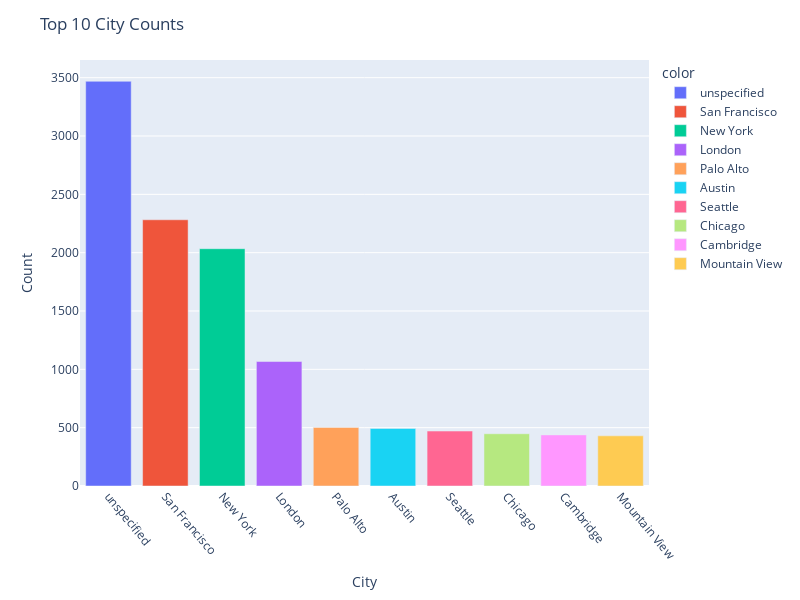

Notebook source saved alongside this figure:
### Markdown cell above
### What are the Top 10 City Code Counts?

### Code cell
# Get the value counts for the "city" column
city_counts = data["city"].value_counts()[:10]

# Create a bar plot using Plotly with different colors
fig = px.bar(x=city_counts.index, y=city_counts.values, color=city_counts.index)

# Set the plot title and axis labels
fig.update_layout(title="Top 10 City Counts", xaxis_title="City", yaxis_title="Count")

# Rotate x-axis labels for better readability
fig.update_xaxes(tickangle=50)

# Increase the figure size
fig.update_layout(width=800, height=600)

# Display the plot
fig.show()

### Figure 1 — Plotly figure (JSON) as saved in the notebook; plotly's stock layout.template omitted (floating-point values rounded to 4 significant figures)
{"data": [{"alignmentgroup": "True", "hovertemplate": "color=unspecified<br>x=%{x}<br>y=%{y}<extra></extra>", "legendgroup": "unspecified", "marker": {"color": "#636efa", "pattern": {"shape": ""}}, "name": "unspecified", "offsetgroup": "unspecified", "orientation": "v", "showlegend": true, "textposition": "auto", "type": "bar", "x": ["unspecified"], "xaxis": "x", "y": [3469], "yaxis": "y"}, {"alignmentgroup": "True", "hovertemplate": "color=San Francisco<br>x=%{x}<br>y=%{y}<extra></extra>", "legendgroup": "San Francisco", "marker": {"color": "#EF553B", "pattern": {"shape": ""}}, "name": "San Francisco", "offsetgroup": "San Francisco", "orientation": "v", "showlegend": true, "textposition": "auto", "type": "bar", "x": ["San Francisco"], "xaxis": "x", "y": [2282], "yaxis": "y"}, {"alignmentgroup": "True", "hovertemplate": "color=New York<br>x=%{x}<br>y=%{y}<extra></extra>", "legendgroup": "New York", "marker": {"color": "#00cc96", "pattern": {"shape": ""}}, "name": "New York", "offsetgroup": "New York", "orientation": "v", "showlegend": true, "textposition": "auto", "type": "bar", "x": ["New York"], "xaxis": "x", "y": [2034], "yaxis": "y"}, {"alignmentgroup": "True", "hovertemplate": "color=London<br>x=%{x}<br>y=%{y}<extra></extra>", "legendgroup": "London", "marker": {"color": "#ab63fa", "pattern": {"shape": ""}}, "name": "London", "offsetgroup": "London", "orientation": "v", "showlegend": true, "textposition": "auto", "type": "bar", "x": ["London"], "xaxis": "x", "y": [1067], "yaxis": "y"}, {"alignmentgroup": "True", "hovertemplate": "color=Palo Alto<br>x=%{x}<br>y=%{y}<extra></extra>", "legendgroup": "Palo Alto", "marker": {"color": "#FFA15A", "pattern": {"shape": ""}}, "name": "Palo Alto", "offsetgroup": "Palo Alto", "orientation": "v", "showlegend": true, "textposition": "auto", "type": "bar", "x": ["Palo Alto"], "xaxis": "x", "y": [502], "yaxis": "y"}, {"alignmentgroup": "True", "hovertemplate": "color=Austin<br>x=%{x}<br>y=%{y}<extra></extra>", "legendgroup": "Austin", "marker": {"color": "#19d3f3", "pattern": {"shape": ""}}, "name": "Austin", "offsetgroup": "Austin", "orientation": "v", "showlegend": true, "textposition": "auto", "type": "bar", "x": ["Austin"], "xaxis": "x", "y": [493], "yaxis": "y"}, {"alignmentgroup": "True", "hovertemplate": "color=Seattle<br>x=%{x}<br>y=%{y}<extra></extra>", "legendgroup": "Seattle", "marker": {"color": "#FF6692", "pattern": {"shape": ""}}, "name": "Seattle", "offsetgroup": "Seattle", "orientation": "v", "showlegend": true, "textposition": "auto", "type": "bar", "x": ["Seattle"], "xaxis": "x", "y": [471], "yaxis": "y"}, {"alignmentgroup": "True", "hovertemplate": "color=Chicago<br>x=%{x}<br>y=%{y}<extra></extra>", "legendgroup": "Chicago", "marker": {"color": "#B6E880", "pattern": {"shape": ""}}, "name": "Chicago", "offsetgroup": "Chicago", "orientation": "v", "showlegend": true, "textposition": "auto", "type": "bar", "x": ["Chicago"], "xaxis": "x", "y": [448], "yaxis": "y"}, {"alignmentgroup": "True", "hovertemplate": "color=Cambridge<br>x=%{x}<br>y=%{y}<extra></extra>", "legendgroup": "Cambridge", "marker": {"color": "#FF97FF", "pattern": {"shape": ""}}, "name": "Cambridge", "offsetgroup": "Cambridge", "orientation": "v", "showlegend": true, "textposition": "auto", "type": "bar", "x": ["Cambridge"], "xaxis": "x", "y": [438], "yaxis": "y"}, {"alignmentgroup": "True", "hovertemplate": "color=Mountain View<br>x=%{x}<br>y=%{y}<extra></extra>", "legendgroup": "Mountain View", "marker": {"color": "#FECB52", "pattern": {"shape": ""}}, "name": "Mountain View", "offsetgroup": "Mountain View", "orientation": "v", "showlegend": true, "textposition": "auto", "type": "bar", "x": ["Mountain View"], "xaxis": "x", "y": [430], "yaxis": "y"}], "layout": {"barmode": "relative", "height": 600, "legend": {"title": {"text": "color"}, "tracegroupgap": 0}, "margin": {"t": 60}, "title": {"text": "Top 10 City Counts"}, "width": 800, "xaxis": {"anchor": "y", "domain": [0, 1], "tickangle": 50, "title": {"text": "City"}}, "yaxis": {"anchor": "x", "domain": [0, 1], "title": {"text": "Count"}}}}
